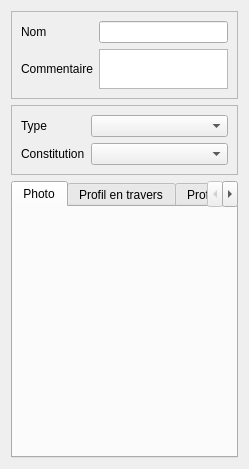
<?xml version="1.0" encoding="UTF-8"?>
<ui version="4.0">
 <class>Form</class>
 <widget class="QWidget" name="Form">
  <property name="geometry">
   <rect>
    <x>0</x>
    <y>0</y>
    <width>249</width>
    <height>469</height>
   </rect>
  </property>
  <property name="windowTitle">
   <string>Form</string>
  </property>
  <layout class="QVBoxLayout" name="verticalLayout" stretch="0,1,10">
   <item>
    <widget class="QFrame" name="frame_2">
     <property name="frameShape">
      <enum>QFrame::StyledPanel</enum>
     </property>
     <property name="frameShadow">
      <enum>QFrame::Raised</enum>
     </property>
     <layout class="QGridLayout" name="gridLayout">
      <item row="0" column="1">
       <widget class="QLineEdit" name="lineEdit_nom"/>
      </item>
      <item row="0" column="0">
       <widget class="QLabel" name="label_2">
        <property name="text">
         <string>Nom</string>
        </property>
       </widget>
      </item>
      <item row="1" column="1">
       <widget class="QTextBrowser" name="textBrowser_comm">
        <property name="maximumSize">
         <size>
          <width>16777215</width>
          <height>40</height>
         </size>
        </property>
        <property name="readOnly">
         <bool>false</bool>
        </property>
       </widget>
      </item>
      <item row="1" column="0">
       <widget class="QLabel" name="label_9">
        <property name="text">
         <string>Commentaire</string>
        </property>
       </widget>
      </item>
     </layout>
    </widget>
   </item>
   <item>
    <widget class="QFrame" name="frame">
     <property name="frameShape">
      <enum>QFrame::StyledPanel</enum>
     </property>
     <property name="frameShadow">
      <enum>QFrame::Raised</enum>
     </property>
     <layout class="QFormLayout" name="formLayout">
      <item row="0" column="0">
       <widget class="QLabel" name="label">
        <property name="text">
         <string>Type</string>
        </property>
       </widget>
      </item>
      <item row="1" column="0">
       <widget class="QLabel" name="label_3">
        <property name="text">
         <string>Constitution</string>
        </property>
       </widget>
      </item>
      <item row="0" column="1">
       <widget class="QComboBox" name="comboBox_type"/>
      </item>
      <item row="1" column="1">
       <widget class="QComboBox" name="comboBox_contitution"/>
      </item>
     </layout>
    </widget>
   </item>
   <item>
    <widget class="QTabWidget" name="tabWidget">
     <property name="currentIndex">
      <number>0</number>
     </property>
     <widget class="QWidget" name="tab_1">
      <attribute name="title">
       <string>Photo</string>
      </attribute>
      <layout class="QVBoxLayout" name="verticalLayout_2"/>
     </widget>
     <widget class="QWidget" name="tab">
      <attribute name="title">
       <string>Profil en travers</string>
      </attribute>
      <layout class="QVBoxLayout" name="verticalLayout_6">
       <item>
        <widget class="QStackedWidget" name="stackedWidget_profiltravers">
         <property name="currentIndex">
          <number>0</number>
         </property>
         <widget class="QWidget" name="page">
          <layout class="QVBoxLayout" name="verticalLayout_7"/>
         </widget>
         <widget class="QWidget" name="page_2">
          <layout class="QVBoxLayout" name="verticalLayout_8"/>
         </widget>
        </widget>
       </item>
      </layout>
     </widget>
     <widget class="QWidget" name="tab_2">
      <attribute name="title">
       <string>Profil en long</string>
      </attribute>
      <layout class="QVBoxLayout" name="verticalLayout_5"/>
     </widget>
     <widget class="QWidget" name="tab_3">
      <attribute name="title">
       <string>Intervenants</string>
      </attribute>
      <layout class="QVBoxLayout" name="verticalLayout_4">
       <item>
        <widget class="QGroupBox" name="groupBox_2">
         <property name="title">
          <string>Intervenants</string>
         </property>
         <layout class="QVBoxLayout" name="verticalLayout_3">
          <property name="margin">
           <number>3</number>
          </property>
          <item>
           <widget class="QTextBrowser" name="textBrowser_intervenants">
            <property name="maximumSize">
             <size>
              <width>16777215</width>
              <height>60</height>
             </size>
            </property>
           </widget>
          </item>
          <item>
           <widget class="QPushButton" name="pushButton_defineinter">
            <property name="text">
             <string>Definir les intervenants</string>
            </property>
           </widget>
          </item>
         </layout>
        </widget>
       </item>
       <item>
        <spacer name="verticalSpacer">
         <property name="orientation">
          <enum>Qt::Vertical</enum>
         </property>
         <property name="sizeHint" stdset="0">
          <size>
           <width>20</width>
           <height>40</height>
          </size>
         </property>
        </spacer>
       </item>
      </layout>
     </widget>
    </widget>
   </item>
  </layout>
 </widget>
 <resources/>
 <connections/>
</ui>
